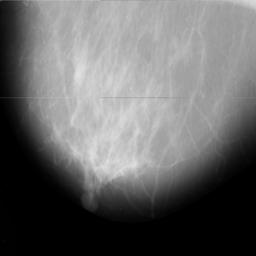
%> input picture Breast Cancer/Dataset/Beningn/Beningn1.jpg, 256 x 256 px
$ octave --eval "result = segment(imread('Dataset/Beningn/Beningn1.jpg'));"   (GNU Octave 9; MATLAB toolbox functions it lacks are replaced by stand-ins)
%> lines starting %> are read from the running program, lines starting %| are printed output that depends on the picture; in (x1, y1, x2, y2) boxes, pixels count from 0 and x2, y2 are one past the last pixel; in counts of white or black regions, pixels touching at a corner belong together; the program's own positions count from 1
%> after the loop in segment, `for i=1:R`: A1 = 0; A2 = -1; Amax = 1; Amed = 0; B1 = 1; B2 = -1
### Breast Cancer/image_kmeans.m


function [X GMM ShapeTexture]=image_kmeans(Y,k,g)
%> called with k = 2, g = 2
[m n temp]=size(Y);
%> m = 255; n = 255; temp = 3

if temp==3
   b=rgb2gray(Y);
   ShapeTexture=wlt4(b);

elseif temp==1

      ShapeTexture=wlt4(Y);
        Y1(:,:,1)=Y;
        Y1(:,:,2)=Y;
        Y1(:,:,3)=Y;
Y=Y1;
end


y=reshape(Y,[m*n 3]);
x=kmeans(y,k);
X=reshape(x,[m n]);

GMM=get_GMM(X,Y,g);

### Breast Cancer/wlt4.m
function input=wlt4(a);
[LL,LH,HL,HH]=dwt2(a,'haar');
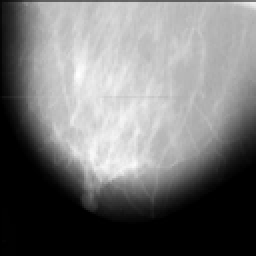
%> LL: size 128x128 double (shown 2 times larger); min 0, max 448.5, mean 205.7; drawn with min black and max white
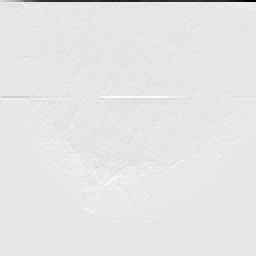
%> LH: size 128x128 double (shown 2 times larger); min -213, max 23, mean -0.7; drawn with min black and max white
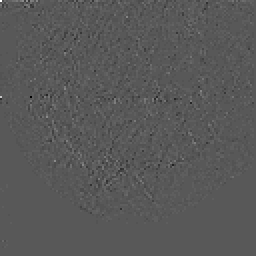
%> HH: size 128x128 double (shown 2 times larger); min -8, max 15, mean -0.00238; drawn with min black and max white

[LL1,LH1,HL1,HH1]=dwt2(LL,'haar');
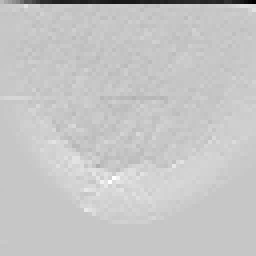
%> LH1: size 64x64 double (shown 4 times larger); min -207.8, max 59.25, mean 0.1; drawn with min black and max white
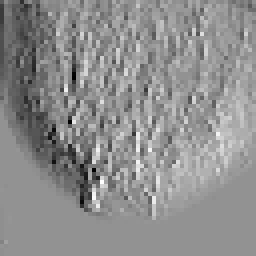
%> HL1: size 64x64 double (shown 4 times larger); min -43.5, max 32.25, mean -1.1; drawn with min black and max white
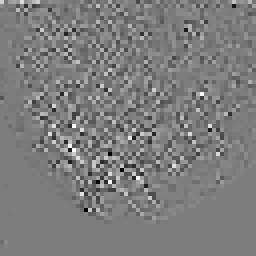
%> HH1: size 64x64 double (shown 4 times larger); min -12.75, max 13.25, mean -0.00732; drawn with min black and max white
[LL2,LH2,HL2,HH2]=dwt2(LL1,'haar');
%> in image_kmeans, `X=reshape(x,[m n]);`:
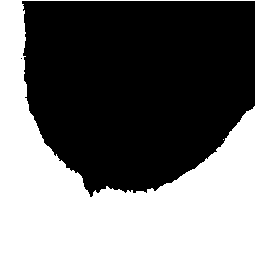
%> X: size 255x255 double; values 1 (black) and 2 (white), 42.3% white; 2 white regions (1 under 20 px), largest, box (x1, y1, x2, y2) and area: (0, 0, 255, 255) 27507

[LL3,LH3,HL3,HH3]=dwt2(LL2,'haar');
input=LL3;

### Breast Cancer/get_GMM.m


function GMM=get_GMM(X,Y,g)
%> called with g = 2

k=max(X(:));
%> k = 2
GMM=cell(k,1);
%> GMM = {[], []}

for i=1:k
    index=(X==i);
    Y1=Y(:,:,1);
    Y2=Y(:,:,2);
    Y3=Y(:,:,3);
    XX=[Y1(index) Y2(index) Y3(index)];
    GMM{i} = gmdistribution.fit(XX,g,'Regularize',1);
end
%> this loop made 2 passes
%> after the loop, GMM = 2 items

### Breast Cancer/HMRF_EM.m

function [X Y GMM]=HMRF_EM(X,Y,GMM,k,g,EM_iter,MAP_iter,beta)

sum_U=zeros(1,EM_iter);

for it=1:EM_iter

%> the run ends on the next line
    [X sum_U(it)]=MRF_MAP(X,Y,GMM,k,g,MAP_iter,beta,0);


    GMM=get_GMM(X,Y,g);

    if it>=3 && std(sum_U(it-2:it))<0.01
        break;
    end
end
Y=getbinary(Y,X);

### Breast Cancer/segment.m
function [OutImage,Z]=segment(InputImage);


        GrayScaleImage=rgb2gray(InputImage);
        NoisyImage=GrayScaleImage;
        NoisyImage=double(GrayScaleImage);
        [R C P]=size(NoisyImage);
        OutImage=zeros(R,C);
        Amin=[];
        Amax=[];
        Amed=[];


        for i=1:R

            for j=1:C
                       if (i==1 & j==1)


                        elseif (i==1 & j==C)


                        elseif (i==R & j==1)


                        elseif (i==R & j==C)


                        elseif (i==1)


                        elseif (i==R)


                        elseif (j==C)


                        elseif (j==1)


                       else


                                     ST1 = NoisyImage((i-1),(j-1));
                                     ST2 = NoisyImage((i-1),(j));
                                     ST3 = NoisyImage((i-1),(j+1));
                                     ST4 = NoisyImage((i),(j-1));
                                     ST5 = NoisyImage(i,j);
                                     ST6 = NoisyImage((i),(j+1));
                                     ST7 = NoisyImage((i+1),(j-1));
                                     ST8 = NoisyImage((i+1),(j));
                                     ST9 = NoisyImage((i+1)),((j+1));
                                     TempPixel=[ST1,ST2,ST3,ST4,ST5,ST6,ST7,ST8,ST9];
                                     Zxy=NoisyImage(i,j);
                                     Amin=min(TempPixel);
                                     Amax=max(TempPixel);
                                     Amed=median(TempPixel);
                                     A1 = Amed - Amin;
                                     A2 = Amed - Amax;

                                     if A1 > 0 && A2 < 0

                                          %   go to level B
                                          B1 = Zxy - Amin;
                                          B2 = Zxy - Amax;
                                          if B1 > 0 && B2 < 0
                                              PreProcessedImage(i,j)= Zxy;
                                          else
                                              PreProcessedImage(i,j)= Amed;

                                          end
                                     else

                                         if ((R > 4 && R < R-5) && (C > 4 && C < C-5))

                                         S1 = NoisyImage((i-1),(j-1));
                                         S2 = NoisyImage((i-2),(j-2));
                                         S3 = NoisyImage((i-1),(j));
                                         S4 = NoisyImage((i-2),(j));
                                         S5 = NoisyImage((i-1),(j+1));
                                         S6 = NoisyImage((i-2),(j+2));
                                         S7 = NoisyImage((i),(j-1));
                                         S8 = NoisyImage((i),(j-2));

                                         S9 = NoisyImage(i,j);
                                         S10 = NoisyImage((i),(j+1));
                                         S11 = NoisyImage((i),(j+2));
                                         S12 = NoisyImage((i+1),(j-1));
                                         S13 = NoisyImage((i+2),(j-2));
                                         S14 = NoisyImage((i+1),(j));
                                         S15 = NoisyImage((i+2),(j));
                                         S16 = NoisyImage((i+1)),((j+1));
                                         S17 = NoisyImage((i+2)),((j+2));
                                         TempPixel2=[S1,S2,S3,S4,S5,S6,S7,S8,S9,S10,S11,S12,S13,S14,S15,S16,S17];
                                         Amed2=median(TempPixel2);
                                         PreProcessedImage(i,j)= Amed2;
                                         else

                                         PreProcessedImage(i,j)= Amed;

                                         end

                                     end

                  end

            end
        end


        PreProcessedImage3=[]
        PreProcessedImage3(:,:,1)=PreProcessedImage;
        PreProcessedImage3(:,:,2)=PreProcessedImage;
        PreProcessedImage3(:,:,3)=PreProcessedImage;

        PreProcessedImage=PreProcessedImage3;


        Y=double(PreProcessedImage);

        k=2; % k: number of regions

        g=2; % g: number of GMM components

        beta=1; % beta: unitary vs. pairwise

        EM_iter=10; % max num of iterations

        MAP_iter=10; % max num of iterations


        [X,GMM,ShapeTexture]=image_kmeans(Y,k,g);
        [X,Y,GMM]=HMRF_EM(X,Y,GMM,k,g,EM_iter,MAP_iter,beta);

        Y=Y*80;

        Y=uint8(Y);
        OutImage=Y;
        Z=ShapeTexture;

$ run again, on Breast Cancer/Dataset/Beningn/Beningn11.jpg
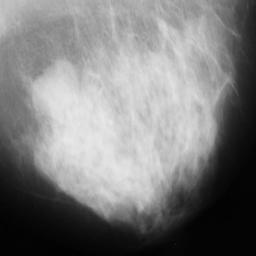
%> input picture Breast Cancer/Dataset/Beningn/Beningn11.jpg, 256 x 256 px
%> after the loop in segment, `for i=1:R`: A1 = 1; A2 = 0; Amax = 4; Amin = 3; B1 = 1; B2 = -2
%> in wlt4, `[LL1,LH1,HL1,HH1]=dwt2(LL,'haar');`:
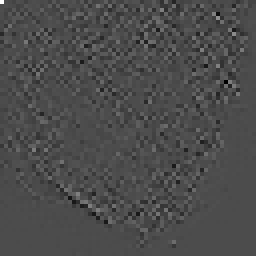
%> HH1: size 64x64 double (shown 4 times larger); min -19.75, max 46.5, mean 0; drawn with min black and max white
%> in image_kmeans, `X=reshape(x,[m n]);`:
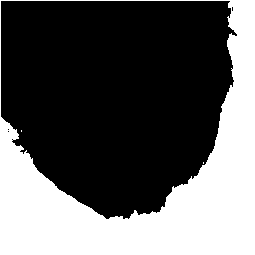
%> X: size 255x255 double; values 1 (black) and 2 (white), 36.2% white; 3 white regions (2 under 20 px), largest, box (x1, y1, x2, y2) and area: (0, 0, 255, 255) 23507
%> k = 2
%> in get_GMM, `GMM=cell(k,1);`: GMM = {[], []}
%> the loop in get_GMM, `for i=1:k` made 2 passes
%> after the loop in get_GMM, `for i=1:k`: GMM = 2 items

$ run again, on Breast Cancer/Dataset/Beningn/Beningn12.jpg
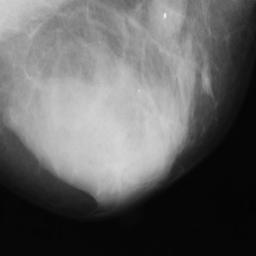
%> input picture Breast Cancer/Dataset/Beningn/Beningn12.jpg, 256 x 256 px
%> after the loop in segment, `for i=1:R`: A1 = 0; A2 = -1; Amax = 7; Amed = 6; B1 = 1; B2 = -1
%> in wlt4, `[LL1,LH1,HL1,HH1]=dwt2(LL,'haar');`:
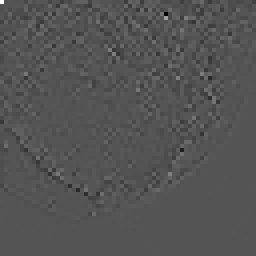
%> HH1: size 64x64 double (shown 4 times larger); min -25, max 50.75, mean 0; drawn with min black and max white
%> in image_kmeans, `X=reshape(x,[m n]);`:
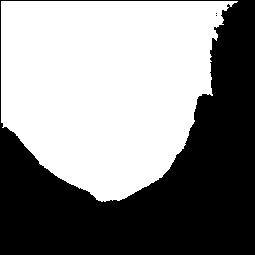
%> X: size 255x255 double; values 1 (black) and 2 (white), 54.3% white; 3 black regions (2 under 20 px), largest, box (x1, y1, x2, y2) and area: (0, 0, 255, 255) 29729
%> k = 2
%> in get_GMM, `GMM=cell(k,1);`: GMM = {[], []}
%> the loop in get_GMM, `for i=1:k` made 2 passes
%> after the loop in get_GMM, `for i=1:k`: GMM = 2 items

$ run again, on Breast Cancer/Dataset/Beningn/Beningn13.jpg
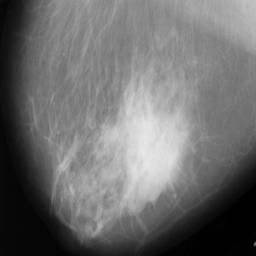
%> input picture Breast Cancer/Dataset/Beningn/Beningn13.jpg, 256 x 256 px
%> after the loop in segment, `for i=1:R`: A1 = 0; A2 = -5; Amax = 8; Amed = 3; B1 = 1; B2 = -5
%> in image_kmeans, `X=reshape(x,[m n]);`:
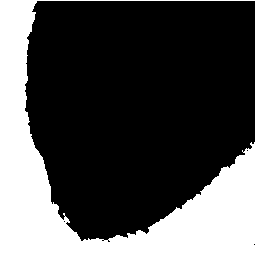
%> X: size 255x255 double; values 1 (black) and 2 (white), 29.6% white; 1 white region, box (x1, y1, x2, y2) and area: (0, 0, 255, 255) 19218
%> k = 2
%> in get_GMM, `GMM=cell(k,1);`: GMM = {[], []}
%> the loop in get_GMM, `for i=1:k` made 2 passes
%> after the loop in get_GMM, `for i=1:k`: GMM = 2 items
